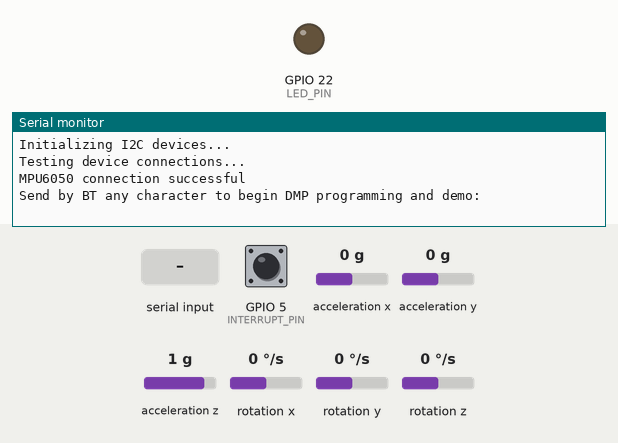
A sketch run on a simulated ESP32. Parts: output pins drawn as LEDs (lit = HIGH), the last lines printed to the serial monitor. The inputs (shaded band) are chosen by the test bench; at power-on: GPIO 5 (INTERRUPT_PIN) HIGH, acceleration x 0 g, acceleration y 0 g, acceleration z 1 g, rotation x 0 °/s, rotation y 0 °/s, rotation z 0 °/s. The sensor or clock chip raises its interrupt line as the real part does; nothing arrives over Bluetooth unless stated.

Above: at 0.8 s.
0.9 s: "1\n" received over the second serial link
At 2.3 s:
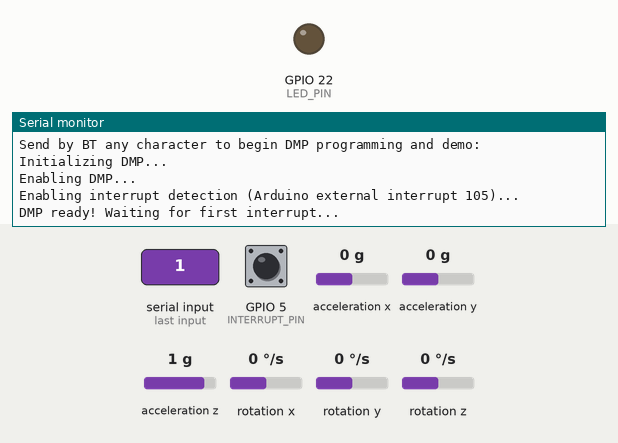
2.9 s: "0\n" received over the second serial link
At 3.4 s:
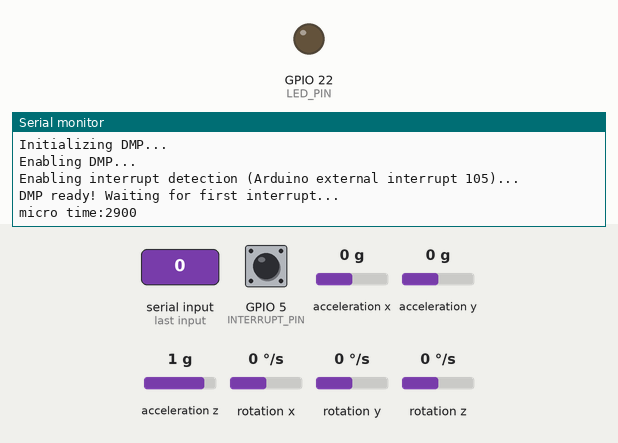

Measured:
- after the input at 0.9 s, the serial monitor: prints a new line at once (image 1)
- after the input at 2.9 s, the serial monitor: prints a new line at once (image 2)

The sketch:

gyroBluetooth.ino
```cpp
// I2C device class (I2Cdev) demonstration Arduino sketch for MPU6050 class using DMP (MotionApps v2.0)
// 6/21/2012 by Jeff Rowberg <jeff@rowberg.net>
// Updates should (hopefully) always be available at https://github.com/jrowberg/i2cdevlib
//
// Changelog:
//      2019-07-08 - Added Auto Calibration and offset generator
//       - and altered FIFO retrieval sequence to avoid using blocking code
//      2016-04-18 - Eliminated a potential infinite loop
//      2013-05-08 - added seamless Fastwire support
//                 - added note about gyro calibration
//      2012-06-21 - added note about Arduino 1.0.1 + Leonardo compatibility error
//      2012-06-20 - improved FIFO overflow handling and simplified read process
//      2012-06-19 - completely rearranged DMP initialization code and simplification
//      2012-06-13 - pull gyro and accel data from FIFO packet instead of reading directly
//      2012-06-09 - fix broken FIFO read sequence and change interrupt detection to RISING
//      2012-06-05 - add gravity-compensated initial reference frame acceleration output
//                 - add 3D math helper file to DMP6 example sketch
//                 - add Euler output and Yaw/Pitch/Roll output formats
//      2012-06-04 - remove accel offset clearing for better results (thanks Sungon Lee)
//      2012-06-01 - fixed gyro sensitivity to be 2000 deg/sec instead of 250
//      2012-05-30 - basic DMP initialization working

//Bluetooth settings
#include "BluetoothSerial.h"

#if !defined(CONFIG_BT_ENABLED) || !defined(CONFIG_BLUEDROID_ENABLED)
#error Bluetooth is not enabled! Please run `make menuconfig` to and enable it
#endif
#define LED 2

/* ============================================
I2Cdev device library code is placed under the MIT license
Copyright (c) 2012 Jeff Rowberg

Permission is hereby granted, free of charge, to any person obtaining a copy
of this software and associated documentation files (the "Software"), to deal
in the Software without restriction, including without limitation the rights
to use, copy, modify, merge, publish, distribute, sublicense, and/or sell
copies of the Software, and to permit persons to whom the Software is
furnished to do so, subject to the following conditions:

The above copyright notice and this permission notice shall be included in
all copies or substantial portions of the Software.

THE SOFTWARE IS PROVIDED "AS IS", WITHOUT WARRANTY OF ANY KIND, EXPRESS OR
IMPLIED, INCLUDING BUT NOT LIMITED TO THE WARRANTIES OF MERCHANTABILITY,
FITNESS FOR A PARTICULAR PURPOSE AND NONINFRINGEMENT. IN NO EVENT SHALL THE
AUTHORS OR COPYRIGHT HOLDERS BE LIABLE FOR ANY CLAIM, DAMAGES OR OTHER
LIABILITY, WHETHER IN AN ACTION OF CONTRACT, TORT OR OTHERWISE, ARISING FROM,
OUT OF OR IN CONNECTION WITH THE SOFTWARE OR THE USE OR OTHER DEALINGS IN
THE SOFTWARE.
===============================================
*/

// I2Cdev and MPU6050 must be installed as libraries, or else the .cpp/.h files
// for both classes must be in the include path of your project
#include "I2Cdev.h"

#include "MPU6050_6Axis_MotionApps20.h"
//#include "MPU6050.h" // not necessary if using MotionApps include file

// Arduino Wire library is required if I2Cdev I2CDEV_ARDUINO_WIRE implementation
// is used in I2Cdev.h
#if I2CDEV_IMPLEMENTATION == I2CDEV_ARDUINO_WIRE
    #include "Wire.h"
#endif

// class default I2C address is 0x68
// specific I2C addresses may be passed as a parameter here
// AD0 low = 0x68 (default for SparkFun breakout and InvenSense evaluation board)
// AD0 high = 0x69
MPU6050 mpu;
//MPU6050 mpu(0x69); // <-- use for AD0 high

/* =========================================================================
   NOTE: In addition to connection 3.3v, GND, SDA, and SCL, this sketch
   depends on the MPU-6050's INT pin being connected to the Arduino's
   external interrupt #0 pin. On the Arduino Uno and Mega 2560, this is
   digital I/O pin 2.
 * ========================================================================= */

/* =========================================================================
   NOTE: Arduino v1.0.1 with the Leonardo board generates a compile error
   when using Serial.write(buf, len). The Teapot output uses this method.
   The solution requires a modification to the Arduino USBAPI.h file, which
   is fortunately simple, but annoying. This will be fixed in the next IDE
   release. For more info, see these links:

   http://arduino.cc/forum/index.php/topic,109987.0.html
   http://code.google.com/p/arduino/issues/detail?id=958
 * ========================================================================= */


// uncomment "OUTPUT_READABLE_QUATERNION" if you want to see the actual
// quaternion components in a [w, x, y, z] format (not best for parsing
// on a remote host such as Processing or something though)
//#define OUTPUT_READABLE_QUATERNION

// uncomment "OUTPUT_READABLE_EULER" if you want to see Euler angles
// (in degrees) calculated from the quaternions coming from the FIFO.
// Note that Euler angles suffer from gimbal lock (for more info, see
// http://en.wikipedia.org/wiki/Gimbal_lock)
//#define OUTPUT_READABLE_EULER

// uncomment "OUTPUT_READABLE_YAWPITCHROLL" if you want to see the yaw/
// pitch/roll angles (in degrees) calculated from the quaternions coming
// from the FIFO. Note this also requires gravity vector calculations.
// Also note that yaw/pitch/roll angles suffer from gimbal lock (for
// more info, see: http://en.wikipedia.org/wiki/Gimbal_lock)
#define OUTPUT_READABLE_YAWPITCHROLL

// uncomment "OUTPUT_READABLE_REALACCEL" if you want to see acceleration
// components with gravity removed. This acceleration reference frame is
// not compensated for orientation, so +X is always +X according to the
// sensor, just without the effects of gravity. If you want acceleration
// compensated for orientation, us OUTPUT_READABLE_WORLDACCEL instead.
//#define OUTPUT_READABLE_REALACCEL

// uncomment "OUTPUT_READABLE_WORLDACCEL" if you want to see acceleration
// components with gravity removed and adjusted for the world frame of
// reference (yaw is relative to initial orientation, since no magnetometer
// is present in this case). Could be quite handy in some cases.
//#define OUTPUT_READABLE_WORLDACCEL

// uncomment "OUTPUT_TEAPOT" if you want output that matches the
// format used for the InvenSense teapot demo
//#define OUTPUT_TEAPOT


#define INTERRUPT_PIN 5  // use pin 2 on Arduino Uno & most boards
#define LED_PIN 22 // (Arduino is 13, Teensy is 11, Teensy++ is 6)
#define SDA 2
#define SCL 15
bool blinkState = false;

// MPU control/status vars
bool dmpReady = false;  // set true if DMP init was successful
uint8_t mpuIntStatus;   // holds actual interrupt status byte from MPU
uint8_t devStatus;      // return status after each device operation (0 = success, !0 = error)
uint16_t packetSize;    // expected DMP packet size (default is 42 bytes)
uint16_t fifoCount;     // count of all bytes currently in FIFO
uint8_t fifoBuffer[64]; // FIFO storage buffer

// orientation/motion vars
Quaternion q;           // [w, x, y, z]         quaternion container
VectorInt16 aa;         // [x, y, z]            accel sensor measurements
VectorInt16 aaReal;     // [x, y, z]            gravity-free accel sensor measurements
VectorInt16 aaWorld;    // [x, y, z]            world-frame accel sensor measurements
VectorFloat gravity;    // [x, y, z]            gravity vector
float euler[3];         // [psi, theta, phi]    Euler angle container
float ypr[3];           // [yaw, pitch, roll]   yaw/pitch/roll container and gravity vector

// packet structure for InvenSense teapot demo
uint8_t teapotPacket[14] = { '$', 0x02, 0,0, 0,0, 0,0, 0,0, 0x00, 0x00, '\r', '\n' };

// time vars
unsigned long microTime=0; // micro time when pcTime is given
String msg;
String pcTime;
unsigned long old_time;
float pitch;
float sign;
// ================================================================
// ===               INTERRUPT DETECTION ROUTINE                ===
// ================================================================

volatile bool mpuInterrupt = false;     // indicates whether MPU interrupt pin has gone high
void dmpDataReady() {
    mpuInterrupt = true;
}


BluetoothSerial SerialBT;

// ================================================================
// ===                      INITIAL SETUP                       ===
// ================================================================

void setup() {
    SerialBT.begin("ESP32test22apr"); //Bluetooth device name
    // join I2C bus (I2Cdev library doesn't do this automatically)
    #if I2CDEV_IMPLEMENTATION == I2CDEV_ARDUINO_WIRE
        //Wire.begin();
        //Wire.setClock(400000); // 400kHz I2C clock. Comment this line if having compilation difficulties
        Wire.begin(SDA, SCL, 400000);
    #elif I2CDEV_IMPLEMENTATION == I2CDEV_BUILTIN_FASTWIRE
        Fastwire::setup(400, true);
    #endif
    //SerialBT.begin("ESP32test21apr");
    // initialize serial communication
    // (115200 chosen because it is required for Teapot Demo output, but it's
    // really up to you depending on your project)
    Serial.begin(115200);
    while (!Serial); // wait for Leonardo enumeration, others continue immediately

    // NOTE: 8MHz or slower host processors, like the Teensy @ 3.3V or Arduino
    // Pro Mini running at 3.3V, cannot handle this baud rate reliably due to
    // the baud timing being too misaligned with processor ticks. You must use
    // 38400 or slower in these cases, or use some kind of external separate
    // crystal solution for the UART timer.

    // initialize device
    Serial.println(F("Initializing I2C devices..."));
    mpu.initialize();
    pinMode(INTERRUPT_PIN, INPUT_PULLUP);

    // verify connection
    Serial.println(F("Testing device connections..."));
    Serial.println(mpu.testConnection() ? F("MPU6050 connection successful") : F("MPU6050 connection failed"));

    // wait for ready
    Serial.println(F("\nSend by BT any character to begin DMP programming and demo: "));
    while (SerialBT.available() && SerialBT.read()); // empty buffer
    while (!SerialBT.available());                 // wait for data
    while (SerialBT.available() && SerialBT.read()); // empty buffer again

    // load and configure the DMP
    Serial.println(F("Initializing DMP..."));
    devStatus = mpu.dmpInitialize();

    // supply your own gyro offsets here, scaled for min sensitivity
    mpu.setXGyroOffset(220);
    mpu.setYGyroOffset(76);
    mpu.setZGyroOffset(-85);
    mpu.setZAccelOffset(1788); // 1688 factory default for my test chip

    // make sure it worked (returns 0 if so)
    if (devStatus == 0) {
        // Calibration Time: generate offsets and calibrate our MPU6050
        mpu.CalibrateAccel(6);
        mpu.CalibrateGyro(6);
        mpu.PrintActiveOffsets();
        // turn on the DMP, now that it's ready
        Serial.println(F("Enabling DMP..."));
        mpu.setDMPEnabled(true);

        // enable Arduino interrupt detection
        Serial.print(F("Enabling interrupt detection (Arduino external interrupt "));
        Serial.print(digitalPinToInterrupt(INTERRUPT_PIN));
        Serial.println(F(")..."));
        attachInterrupt(digitalPinToInterrupt(INTERRUPT_PIN), dmpDataReady, RISING);
        mpuIntStatus = mpu.getIntStatus();

        // set our DMP Ready flag so the main loop() function knows it's okay to use it
        Serial.println(F("DMP ready! Waiting for first interrupt..."));
        dmpReady = true;

        // get expected DMP packet size for later comparison
        packetSize = mpu.dmpGetFIFOPacketSize();
    } else {
        // ERROR!
        // 1 = initial memory load failed
        // 2 = DMP configuration updates failed
        // (if it's going to break, usually the code will be 1)
        Serial.print(F("DMP Initialization failed (code "));
        Serial.print(devStatus);
        Serial.println(F(")"));
    }

    // configure LED for output
    pinMode(LED_PIN, OUTPUT);
    old_time = millis();
    // Waiting for pc time sinchronization
    while(microTime==0){
        if (SerialBT.available() > 0) {
            microTime = millis();
            msg = "micro time:\t";
            msg.concat(microTime);
            SerialBT.println(msg);
            Serial.print("micro time:");
            Serial.println(microTime);
        }
    }

}


// ================================================================
// ===                    MAIN PROGRAM LOOP                     ===
// ================================================================

void loop() {
    // if programming failed, don't try to do anything
    if (!dmpReady) return;
    // read a packet from FIFO
    if (mpu.dmpGetCurrentFIFOPacket(fifoBuffer)) { // Get the Latest packet
        #ifdef OUTPUT_READABLE_QUATERNION
            // display quaternion values in easy matrix form: w x y z
            mpu.dmpGetQuaternion(&q, fifoBuffer);
            Serial.print("quat\t");
            Serial.print(q.w);
            Serial.print("\t");
            Serial.print(q.x);
            Serial.print("\t");
            Serial.print(q.y);
            Serial.print("\t");
            Serial.println(q.z);
        #endif

        #ifdef OUTPUT_READABLE_EULER
            // display Euler angles in degrees
            mpu.dmpGetQuaternion(&q, fifoBuffer);
            mpu.dmpGetEuler(euler, &q);
            Serial.print("euler\t");
            Serial.print(euler[0] * 180/M_PI);
            Serial.print("\t");
            Serial.print(euler[1] * 180/M_PI);
            Serial.print("\t");
            Serial.println(euler[2] * 180/M_PI);
        #endif

        #ifdef OUTPUT_READABLE_YAWPITCHROLL
            if ((millis()-old_time)>=15){
              //Serial.println(millis()-old_time);
              // display Euler angles in degrees
              //SerialBT.print("\t");
              mpu.dmpGetQuaternion(&q, fifoBuffer);
              mpu.dmpGetGravity(&gravity, &q);
              mpu.dmpGetYawPitchRoll(ypr, &q, &gravity);
              old_time = millis();
              msg = "";
              msg.concat(old_time-microTime);
              msg.concat("\t");
              msg.concat(ypr[0] * 180/M_PI);
              msg.concat("\t");
              msg.concat(ypr[1] * 180/M_PI);
              msg.concat("\t");
              msg.concat(ypr[2] * 180/M_PI);
              SerialBT.println(msg);
            }
        #endif

        #ifdef OUTPUT_READABLE_REALACCEL
            // display real acceleration, adjusted to remove gravity
            mpu.dmpGetQuaternion(&q, fifoBuffer);
            mpu.dmpGetAccel(&aa, fifoBuffer);
            mpu.dmpGetGravity(&gravity, &q);
            mpu.dmpGetLinearAccel(&aaReal, &aa, &gravity);
            Serial.print("areal\t");
            Serial.print(aaReal.x);
            Serial.print("\t");
            Serial.print(aaReal.y);
            Serial.print("\t");
            Serial.println(aaReal.z);
        #endif

        #ifdef OUTPUT_READABLE_WORLDACCEL
            // display initial world-frame acceleration, adjusted to remove gravity
            // and rotated based on known orientation from quaternion
            mpu.dmpGetQuaternion(&q, fifoBuffer);
            mpu.dmpGetAccel(&aa, fifoBuffer);
            mpu.dmpGetGravity(&gravity, &q);
            mpu.dmpGetLinearAccel(&aaReal, &aa, &gravity);
            mpu.dmpGetLinearAccelInWorld(&aaWorld, &aaReal, &q);
            Serial.print("aworld\t");
            Serial.print(aaWorld.x);
            Serial.print("\t");
            Serial.print(aaWorld.y);
            Serial.print("\t");
            Serial.println(aaWorld.z);
        #endif

        #ifdef OUTPUT_TEAPOT
            // display quaternion values in InvenSense Teapot demo format:
            teapotPacket[2] = fifoBuffer[0];
            teapotPacket[3] = fifoBuffer[1];
            teapotPacket[4] = fifoBuffer[4];
            teapotPacket[5] = fifoBuffer[5];
            teapotPacket[6] = fifoBuffer[8];
            teapotPacket[7] = fifoBuffer[9];
            teapotPacket[8] = fifoBuffer[12];
            teapotPacket[9] = fifoBuffer[13];
            Serial.write(teapotPacket, 14);
            teapotPacket[11]++; // packetCount, loops at 0xFF on purpose
        #endif

        // blink LED to indicate activity
        //blinkState = !blinkState;
        //digitalWrite(LED_PIN, blinkState);
        //delay(1);
    }
}
```
